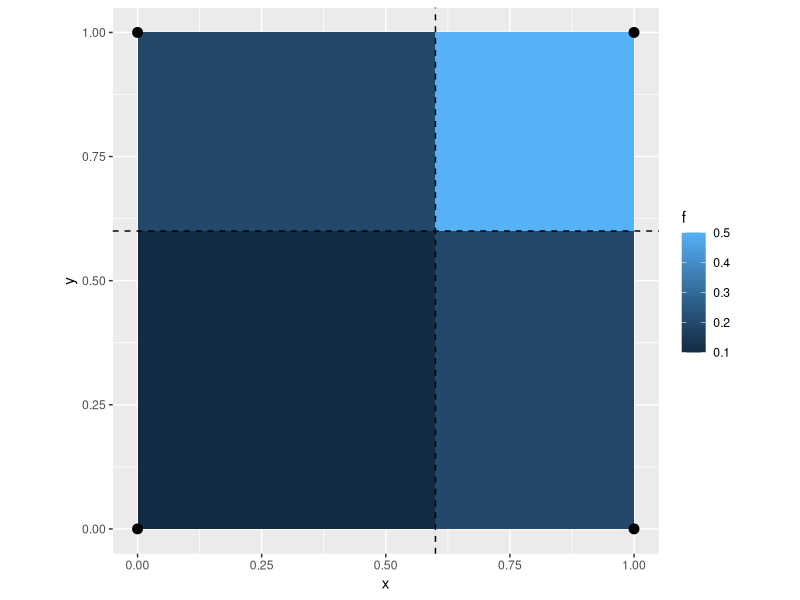
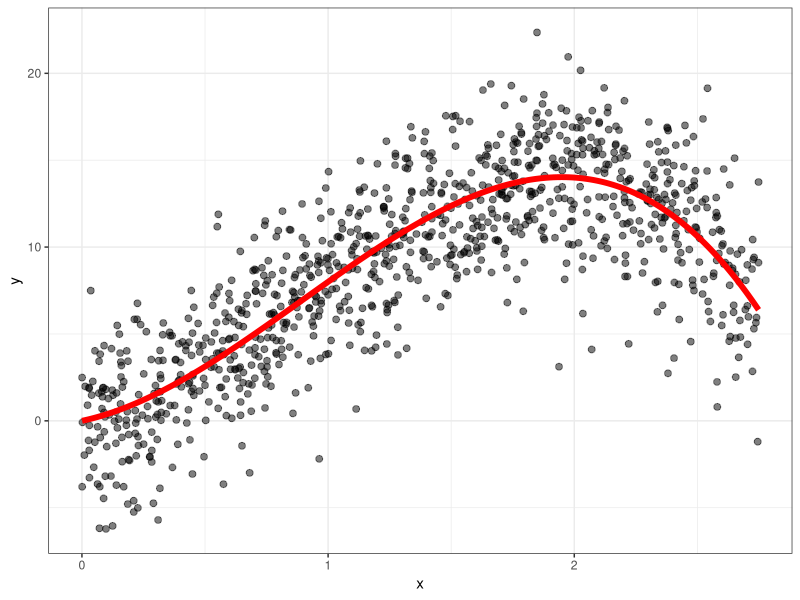
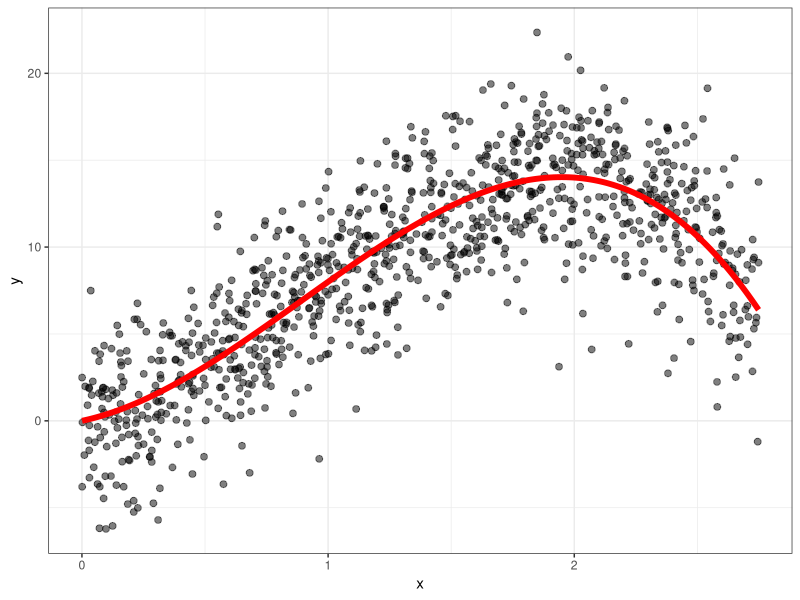
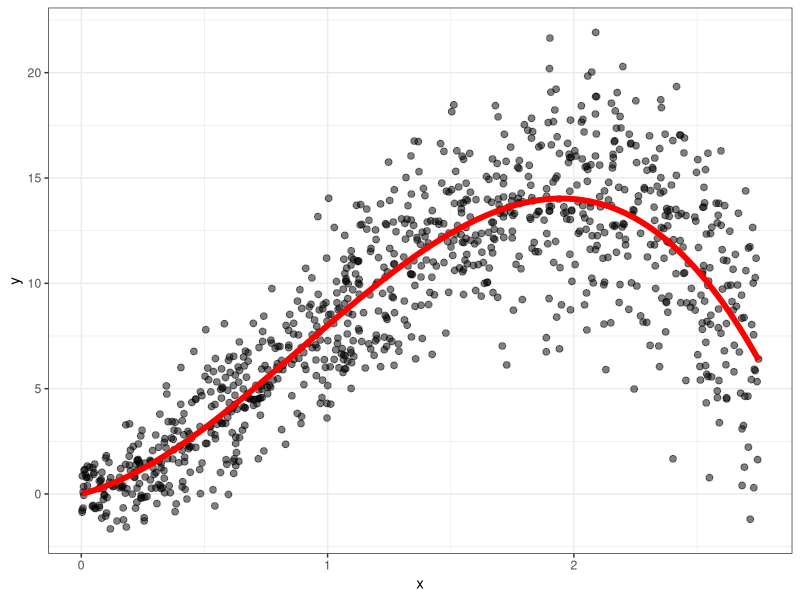
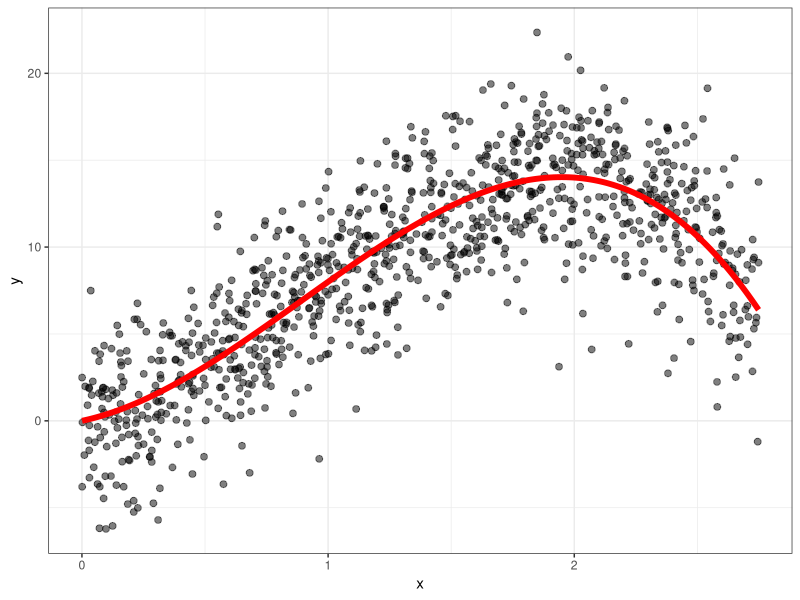
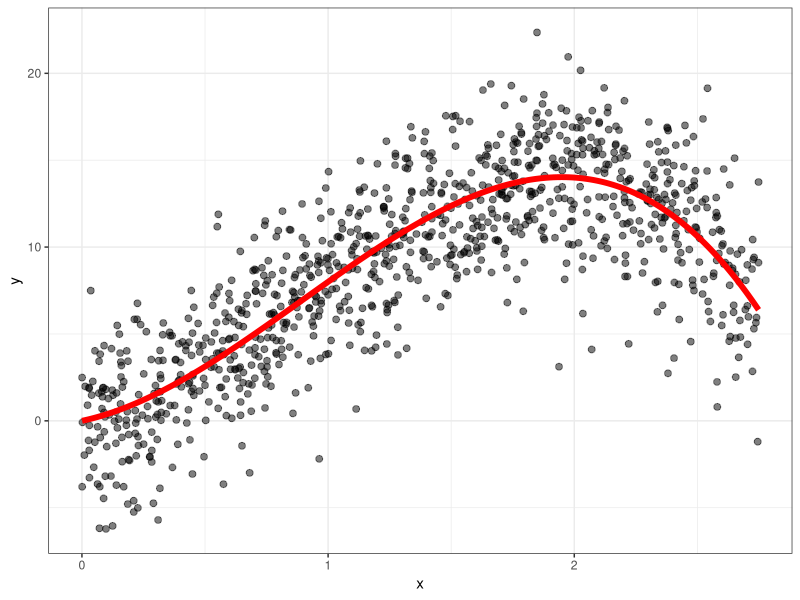
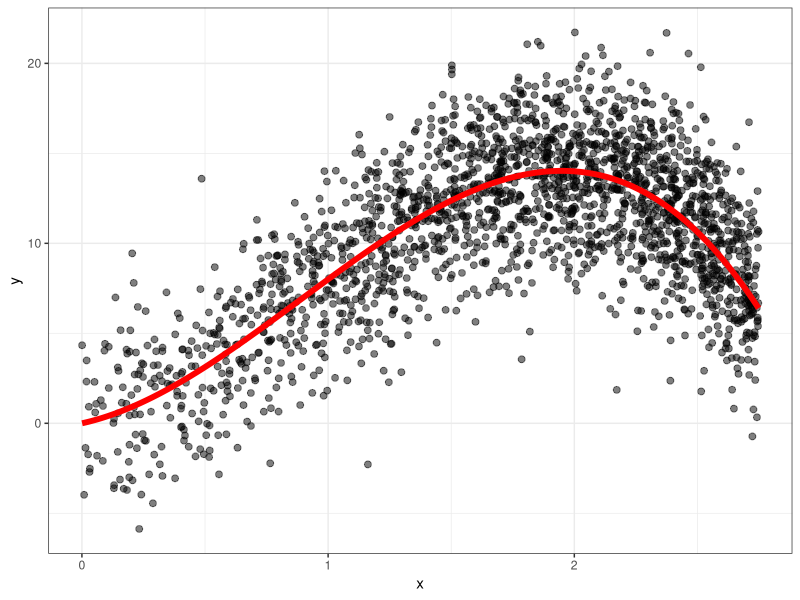
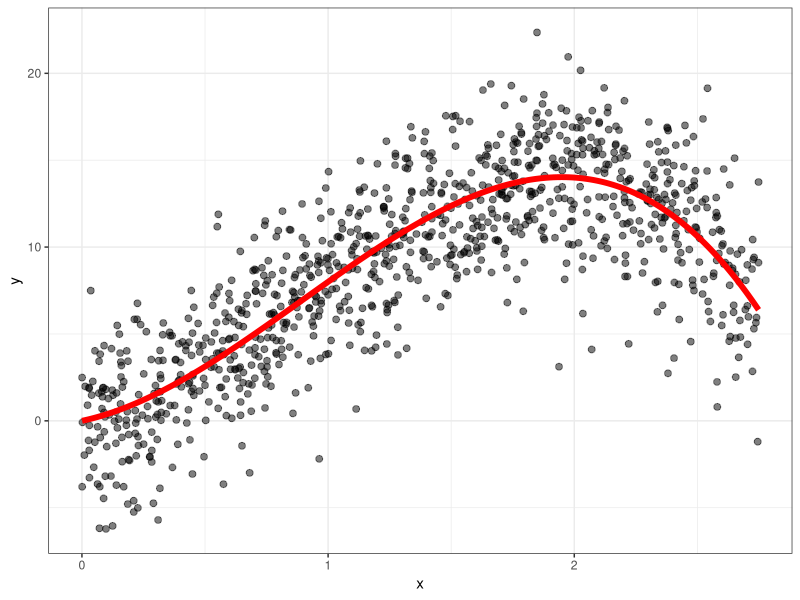

Source code (R) for these figures, in order:
## ---- chunk 1
#| warning: false
#| message: false

library(tidyverse)
knitr::opts_chunk$set(dev = "ragg_png")
## ---- chunk 2
#| fig-height: 6
ex <- 6/10
ey <- 6/10
bind_rows(
  tibble(x = c(0, 0, ex, ex), y = c(ey, 0, 0, ey), lab = rep("A", 4), f = 1/10),
  tibble(x = c(0, 0, ex, ex), y = c(ey, 1, 1, ey), lab = rep("B", 4), f = 1/5),
  tibble(x = c(1, 1, ex, ex), y = c(ey, 0, 0, ey), lab = rep("C", 4), f = 1/5),
  tibble(x = c(1, 1, ex, ex), y = c(ey, 1, 1, ey), lab = rep("D", 4), f = 1/2)
  ) -> dat

dat |> 
  ggplot(aes(x = x, y = y, group = lab)) +
  geom_polygon(aes(fill = f)) + # , col = "black") + 
  geom_vline(xintercept = ex, lty = 2) + 
  geom_hline(yintercept = ey, lty = 2) +
  geom_point(data = tibble(x = c(0, 0, 1, 1), y = c(0, 1, 0, 1), lab = LETTERS[1:4]), size = 3) + 
  labs(alpha = "f(x, y)") + 
  coord_fixed() -> gg 

gg
## ---- chunk 3
#| fig-align: center
n <- 1000
dat <- tibble(x = runif(n, min = 0, max = 2.75)) |> 
  mutate(mu = 3*x + 8*x^2 - 3*x^3,
         y = rnorm(n, mean = mu, sd = 3))
p <- dat |> 
  ggplot(aes(x = x, y = y)) + 
  geom_point(alpha = .5, size = 2) +
  theme_bw() + 
  geom_line(aes(y = mu), col = "red", lwd = 2)
p
## ---- chunk 4
#| fig-align: center
p
## ---- chunk 5
#| fig-align: center
tibble(x = runif(n, min = 0, max = 2.75)) |> 
  mutate(mu = 3*x + 8*x^2 - 3*x^3,
         y = rnorm(n, mean = mu, sd = 1 + x)) |> 
  ggplot(aes(x = x, y = y)) + 
  geom_point(alpha = .5, size = 2) +
  theme_bw() + 
  geom_line(aes(y = mu), col = "red", lwd = 2)
## ---- chunk 6
#| fig-height: 3.5
p
## ---- chunk 7
p
## ---- chunk 8
n <- 5000
tibble(x = rnorm(n, mean = 3, sd = 1.5)) |> 
  mutate(mu = 3*x + 8*x^2 - 3*x^3,
         y = rnorm(n, mean = mu, sd = 3)) |> 
  filter(x > 0 & x < 2.75) |> 
  ggplot(aes(x = x, y = y)) + 
  geom_point(alpha = .5, size = 2) +
  theme_bw() + 
  geom_line(aes(y = mu), col = "red", lwd = 2)
## ---- chunk 9
p
## ---- chunk 10
head(dat, 4)
## ---- chunk 11
dat |> 
  summarize(var(y), var(y - mu), var(mu))
## ---- chunk 12
p + 
  geom_smooth(method = lm)
